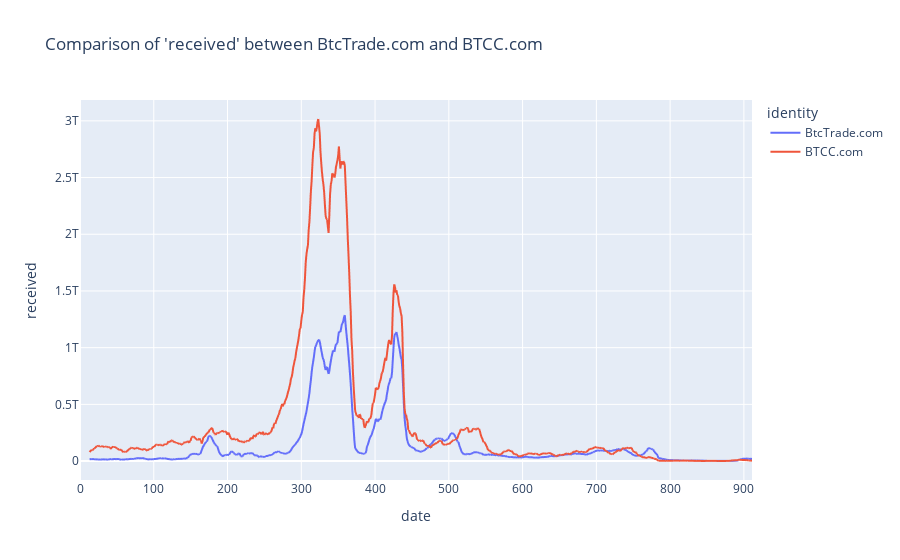

The notebook cell this image was saved under:
### Markdown cell above
#### Affichage des données corrélées

### Code cell
column_to_analyze = 'received'
max_index, max_col, max_value = compute_best_correlation_by_col(block_chain_by_actor_df, column_to_analyze)
key1, key2 = max_col, max_index
window = 14

# Filtrage des données pour la première identité
df1 = block_chain_by_actor_df[block_chain_by_actor_df['identity'] == key1]
df1 = df1.reset_index(drop=True)
df1[column_to_analyze] = df1[column_to_analyze].rolling(window=window).mean()

# Filtrage des données pour la deuxième identité
df2 = block_chain_by_actor_df[block_chain_by_actor_df['identity'] == key2]
df2 = df2.reset_index(drop=True)
df2[column_to_analyze] = df2[column_to_analyze].rolling(window=window).mean()

# Fusion des deux dataframes en un seul
df = pd.concat([df1, df2])

# Création de la figure Plotly Express
fig = px.line(df, x=df.index, y=column_to_analyze, color="identity",
              title=f"Comparison of '{column_to_analyze}' between {key1} and {key2}",
              labels={"value": f"{column_to_analyze} (rolling mean)", "index": "date"})

# Affichage de la figure
fig.show()
df1.index

### Figure 1 — Plotly figure (JSON) as saved in the notebook; plotly's stock layout.template omitted (floating-point values rounded to 4 significant figures; data arrays with more than 128 entries replaced by an {"elided": "..."} marker saying what was removed)
{"data": [{"hovertemplate": "identity=BtcTrade.com<br>date=%{x}<br>received=%{y}<extra></extra>", "legendgroup": "BtcTrade.com", "line": {"color": "#636efa", "dash": "solid"}, "marker": {"symbol": "circle"}, "mode": "lines", "name": "BtcTrade.com", "showlegend": true, "type": "scattergl", "x": {"elided": "912 int values"}, "xaxis": "x", "y": {"elided": "912 float values"}, "yaxis": "y"}, {"hovertemplate": "identity=BTCC.com<br>date=%{x}<br>received=%{y}<extra></extra>", "legendgroup": "BTCC.com", "line": {"color": "#EF553B", "dash": "solid"}, "marker": {"symbol": "circle"}, "mode": "lines", "name": "BTCC.com", "showlegend": true, "type": "scattergl", "x": {"elided": "912 int values"}, "xaxis": "x", "y": {"elided": "912 float values"}, "yaxis": "y"}], "layout": {"legend": {"title": {"text": "identity"}, "tracegroupgap": 0}, "title": {"text": "Comparison of 'received' between BtcTrade.com and BTCC.com"}, "xaxis": {"anchor": "y", "domain": [0, 1], "title": {"text": "date"}}, "yaxis": {"anchor": "x", "domain": [0, 1], "title": {"text": "received"}}}}
